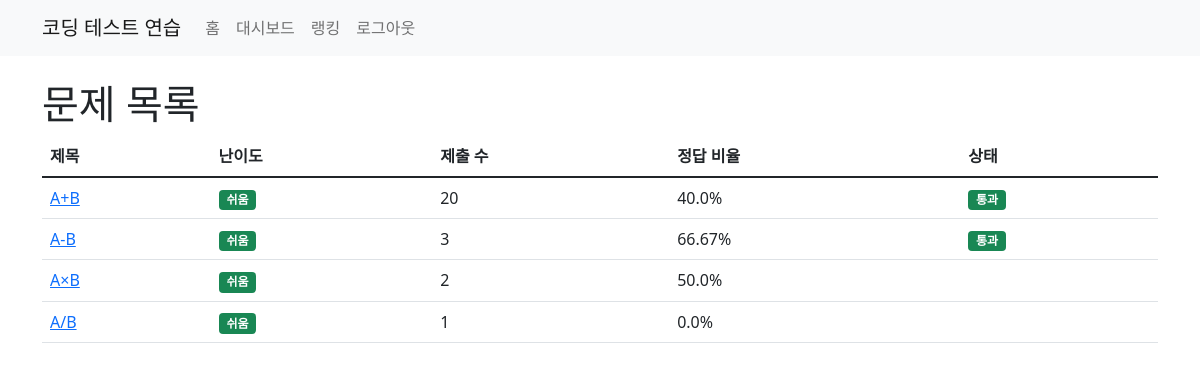
The page /dashboard (signed in) on the database its author committed.
### app.py (models this page shows)
class Problem(db.Model):
    id = db.Column(db.Integer, primary_key=True)
    title = db.Column(db.String(100), nullable=False)
    difficulty = db.Column(db.String(20), nullable=False)
    time_limit = db.Column(db.Float, nullable=False)
    memory_limit = db.Column(db.Integer, nullable=False)
    description = db.Column(db.Text, nullable=False)
    input_description = db.Column(db.Text, nullable=False)
    output_description = db.Column(db.Text, nullable=False)
    input_format = db.Column(db.Text, nullable=False)
    output_format = db.Column(db.Text, nullable=False)
    example_input = db.Column(db.Text, nullable=False)
    example_output = db.Column(db.Text, nullable=False)
    test_cases = db.Column(db.Text, nullable=False)
    submissions = db.Column(db.Integer, default=0)
    correct_submissions = db.Column(db.Integer, default=0)
    supported_languages = db.Column(db.String(100), nullable=False, default='python,c,cpp,java,swift')
    problem_submissions = db.relationship('Submission', backref='problem', lazy=True)

### app.py (the view)
@app.route('/dashboard')
@login_required
def dashboard():
    problems = Problem.query.all()
    user_submissions = {s.problem_id: s.passed for s in current_user.submissions}
    return render_template('dashboard.html', problems=problems, user_submissions=user_submissions)

### app.py (called while the page is built)
@login_manager.user_loader
def load_user(user_id):
    return User.query.get(int(user_id))

### templates/dashboard.html (shortened to what this page needs)
{% extends "base.html" %}
{% block content %}
<h1>문제 목록</h1>
<table class="table">
    <thead>
        <tr>
            <th>제목</th>
            <th>난이도</th>
            <th>제출 수</th>
            <th>정답 비율</th>
            <th>상태</th>
        </tr>
    </thead>
    <tbody>
        {% for problem in problems %}
        <tr>
            <td><a href="{{ url_for('problem', problem_id=problem.id) }}">{{ problem.title }}</a></td>
            <td>
                {% if problem.difficulty == '쉬움' %}
                    <span class="badge bg-success">{{ problem.difficulty }}</span>
                {% elif problem.difficulty == '보통' %}
                    <span class="badge bg-warning">{{ problem.difficulty }}</span>
                {% else %}
                    <span class="badge bg-danger">{{ problem.difficulty }}</span>
                {% endif %}
            </td>
            <td>{{ problem.submissions }}</td>
            <td>
                {% if problem.submissions > 0 %}
                    {{ (problem.correct_submissions / problem.submissions * 100) | round(2) }}%
                {% else %}
                    0%
                {% endif %}
            </td>
            <td>
                {% if problem.id in user_submissions and user_submissions[problem.id] %}
                    <span class="badge bg-success">통과</span>
                {% endif %}
            </td>
        </tr>
        {% endfor %}
    </tbody>
</table>
{% endblock %}

### templates/base.html (shortened to what this page needs)
<!DOCTYPE html>
<html lang="ko">
<head>
    <link href="https://cdn.jsdelivr.net/npm/bootstrap@5.1.3/dist/css/bootstrap.min.css" rel="stylesheet">
</head>
<body>
    <nav class="navbar navbar-expand-lg navbar-light bg-light">
        <div class="container">
            <a class="navbar-brand" href="{{ url_for('index') }}">코딩 테스트 연습</a>
            <div class="collapse navbar-collapse" id="navbarNav">
                <ul class="navbar-nav">
                    <li class="nav-item">
                        <a class="nav-link" href="{{ url_for('index') }}">홈</a>
                    </li>
                    <li class="nav-item">
                        <a class="nav-link" href="{{ url_for('dashboard') }}">대시보드</a>
                    </li>
                    <li class="nav-item">
                        <a class="nav-link" href="{{ url_for('ranking') }}">랭킹</a>
                    </li>
                    {% if current_user.is_authenticated %}
                    <li class="nav-item">
                        <a class="nav-link" href="{{ url_for('logout') }}">로그아웃</a>
                    </li>
                    {% endif %}
                </ul>
            </div>
        </div>
    </nav>
    <div class="container mt-4">
        {% block content %}{% endblock %}
    </div>
</body>
</html>

### rows shown on the page
Problem: title "A+B", difficulty "쉬움", submissions "20", correct_submissions+submissions "40.0", shows "통과"
Problem: title "A-B", difficulty "쉬움", submissions "3", correct_submissions+submissions "66.67", shows "통과"
Problem: title "A×B", difficulty "쉬움", submissions "2", correct_submissions+submissions "50.0"
Problem: title "A/B", difficulty "쉬움", submissions "1", correct_submissions+submissions "0.0"
